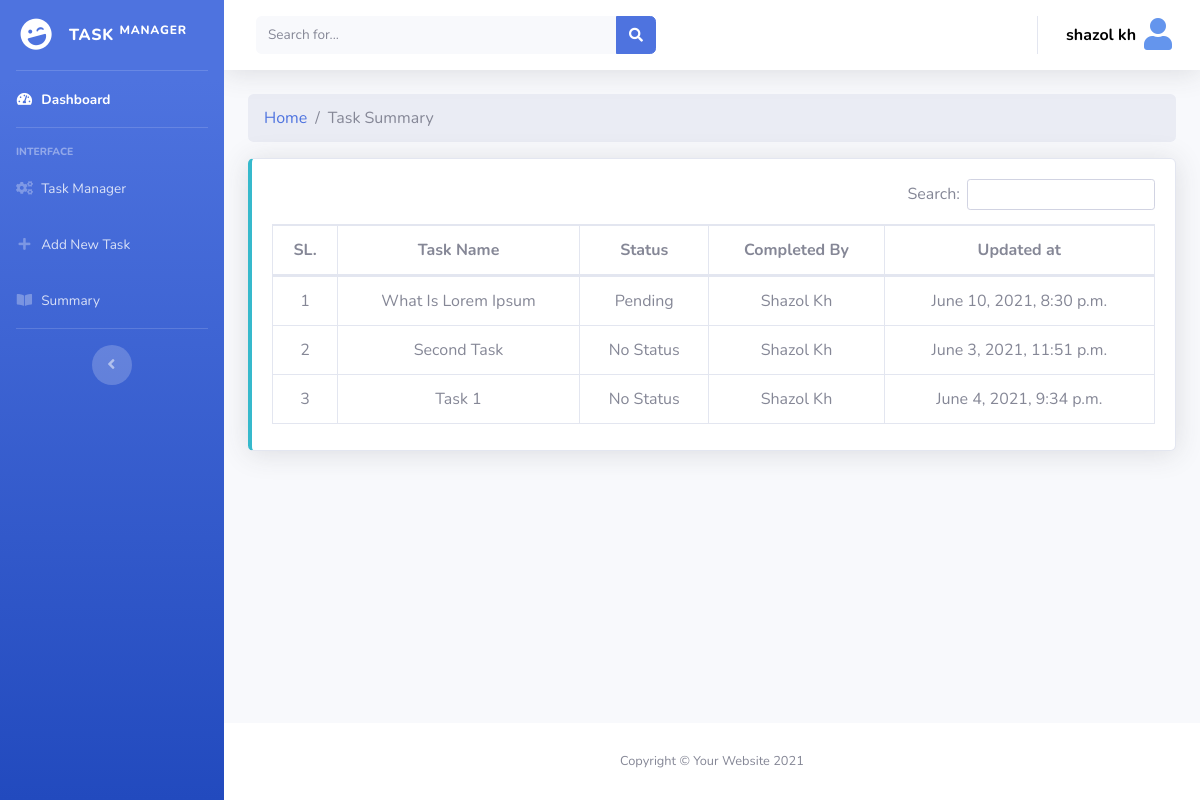
Page /task/summary/ (signed in) on the committed database.
### task_manager/models.py (models this page shows, shortened)
class Task(models.Model):
    task_name = models.CharField(max_length=255)
    STATUS_TYPE = (
        ('complete', 'Complete'),
        ('incomplete', 'Incomplete'),
        ('outstanding', 'Outstanding'),
        ('no status', 'No Status'),
        ('pending', 'Pending'),
    )
    status = models.CharField(max_length=255, choices=STATUS_TYPE, null=True, blank=True)
    updated_at = models.DateTimeField(auto_now_add=False, null=True, blank=True)
    updated_by = models.ForeignKey(User, on_delete=models.CASCADE, null=True, blank=True)
    additional_info = models.TextField(null=True, blank=True)

### task_manager/views.py (the view)
# urls.py: path('summary/', Summary, name='summary'),
@login_required(login_url='login')
def Summary(request):
    task_list = Task.objects.order_by('-id').all()
    page = request.GET.get('page', 1)
    paginator = Paginator(task_list, 15)
    try:
        tasks = paginator.page(page)
    except PageNotAnInteger:
        tasks = paginator.page(1)
    except EmptyPage:
        tasks = paginator.page(paginator.num_pages)
    context = {
        'tasks': tasks,
    }
    return render(request, 'task_manager/summary.html', context)

### templates/task_manager/summary.html (shortened to what this page needs)
{% extends 'task_manager/common/dashboard_base.html' %}
{% load static %}
{% block dasboard_content %}
    <div class="container-fluid">
        {% if perms.task_manager.view_task %}
            <div>
                <ol class="breadcrumb">
                    <li class="breadcrumb-item"><a href="{% url 'main-dashboard' %}">Home</a></li>
                    <li class="breadcrumb-item active">Task Summary</li>
                </ol>
            </div>
            <div class="card border-left-info shadow mb-4">
                <div class="card-body">
                    <div class="table-responsive">
                        <table class="table table-bordered text-center" id="example1">
                            <thead>
                            <tr>
                                <th>SL.</th>
                                <th>Task Name</th>
                                <th>Status</th>
                                <th>Completed By</th>
                                <th>Updated at</th>
                            </tr>
                            </thead>
                            <tbody>
                            {% for task in tasks %}
                                <tr>
                                    <td>{{ forloop.counter }}</td>
                                    <td>{{ task.task_name | title }}</td>
                                    <td>{{ task.get_status_display }}</td>
                                    <td>{{ task.updated_by.first_name|title }}</td>
                                    <td>{{ task.updated_at }}</td>
                                </tr>
                            {% endfor %}
                            </tbody>
                        </table>
                    </div>
                </div>
            </div>
        {% else %}
            <div>
                <ol class="breadcrumb">
                    <li class="breadcrumb-item active">You Don't Have Access to this Page</li>
                </ol>
            </div>
        {% endif %}
    </div>
{% endblock %}
{% block css %}
    <link rel="stylesheet" href="{% static 'dash/data/datatables-bs4/css/dataTables.bootstrap4.min.css' %}">
    <link rel="stylesheet" href="{% static 'dash/data/datatables-responsive/css/responsive.bootstrap4.min.css' %}">
    <link rel="stylesheet" href="{% static 'dash/data/datatables-buttons/css/buttons.bootstrap4.min.css' %}">
{% endblock %}

### templates/task_manager/common/header.html (shortened to what this page needs)
<nav class="navbar navbar-expand navbar-light bg-white topbar mb-4 static-top shadow">
    <form method="get" action="{% url 'search' %}" class="d-none d-sm-inline-block form-inline mr-auto ml-md-3 my-2 my-md-0 mw-100 navbar-search">
        <div class="input-group">
            <input type="text" class="form-control bg-light border-0 small" placeholder="Search for..."
                   aria-label="Search" aria-describedby="basic-addon2" name="query" id="query">
            <div class="input-group-append">
                <button class="btn btn-primary" type="button">
                    <i class="fas fa-search fa-sm"></i>
                </button>
            </div>
        </div>
    </form>
    <ul class="navbar-nav ml-auto">
        <li class="nav-item dropdown no-arrow">
            <a class="nav-link dropdown-toggle" href="#" id="userDropdown" role="button"
               data-toggle="dropdown" aria-haspopup="true" aria-expanded="false">
                <span class="mr-2 d-none d-lg-inline text-black-600"
                      style="color: black; font-weight: bolder">{{ request.user.first_name }}</span>
                <div class="sidebar-brand-icon">
                    <i class="fas fa-user fa-2x" style="color: cornflowerblue"></i>
                </div>
            </a>
        </li>
    </ul>
</nav>

### rows in the picture
Task: task_name "What Is Lorem Ipsum", status "Pending", updated_by.first_name "Shazol Kh", updated_at "June 10, 2021, 8:30 p.m."
Task: task_name "Second Task", status "No Status", updated_by.first_name "Shazol Kh", updated_at "June 3, 2021, 11:51 p.m."
Task: task_name "Task 1", status "No Status", updated_by.first_name "Shazol Kh", updated_at "June 4, 2021, 9:34 p.m."

### other values in the picture
{{ request.user.first_name }} "shazol kh"
